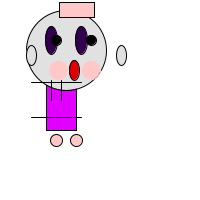
Frame 1 (no input)
Frame 60 (the mouse pressed at the canvas centre just before this capture): blank canvas, image omitted
Frame 120 (the mouse held since frame 60 and released just before this capture): blank canvas, image omitted

The Processing sketch that drew this single still picture (run headless with seeded random() and noise(); from frame 60 on, the mouse is pressed at the canvas centre):

// Processing sketch: processing_23993
// ── processing_23993.pde

int y = 80;
int x = 50;
int w = 60;
int h = 60;
int eyeSize = 16;
int speed = 1;
int spacing =10;
int len = 20;


void setup() {
  // Set the size of the window
  
  size(200,200);
  smooth();
  frameRate(30);
}

void draw() {
  // Change the x location of Zoog by speed
  x = x + speed;
  
  if( (x > width)||(x<0)) {
   speed = speed * -1;
  } 
 
  background(255);// Draw a black background
  
  // Set ellipses and rects to CENTER mode
  ellipseMode(CENTER);
  rectMode(CENTER);
  
  // Draw Zoog's body
  stroke(0);
  fill(225,0,255);
  rect(x+10,y,30,100);
  
  // Draw Zoog's head
  stroke(0);
  fill(225);
  ellipse(x+15,y-30,80,80);
  
  // Draw Zoog's eyes
  fill(x,0,y);
  ellipse(x,y-40,12,28);
  ellipse(x+30,y-40,12,28);
  
  // Draw Zoog's legs
  stroke(0);
  line(x,y,x,y+len);
  x = x + spacing;
  line(x,y,x,y+len);
  
  // Draw Zoog's arms with a for loop
  for (int i =y+2; i < y + h; i+=35) {
    stroke(0);
    line(x-w/2,i,x+w/3,i);
  }  

  
 // Draw zoog's mouth
 stroke(0);
 fill(225,0,0);
 ellipse(x+13,y-10,10,20);
 
 // Draw zoog's ears
 stroke(0);
 fill(225);
 ellipse(x-30,y-25,10,20);
 ellipse(x+60,y-25,10,20);
 
 // Draw Zoog's feet
 stroke(0);
 fill(255,200,200);
 ellipse(x-5,y+60,12,12);
 ellipse(x+15,y+60,12,12);
 
 // Draw Zoog's hat
 stroke(0);
 fill(255,200,200);
 rect(x+16,y-70,35,15);
 
 // Draw Zoog's eye pearls
 stroke(0);
 fill(0);
 ellipse(x-5,y-40,10,10);
 ellipse(x+30,y-40,10,10);
 
 // Draw Zoog's face
 stroke(255,200,200);
 fill(255,200,200);
 ellipse(x-3,y-10,18,18);
 ellipse(x+30,y-10,18,18);
 
}




  

  
